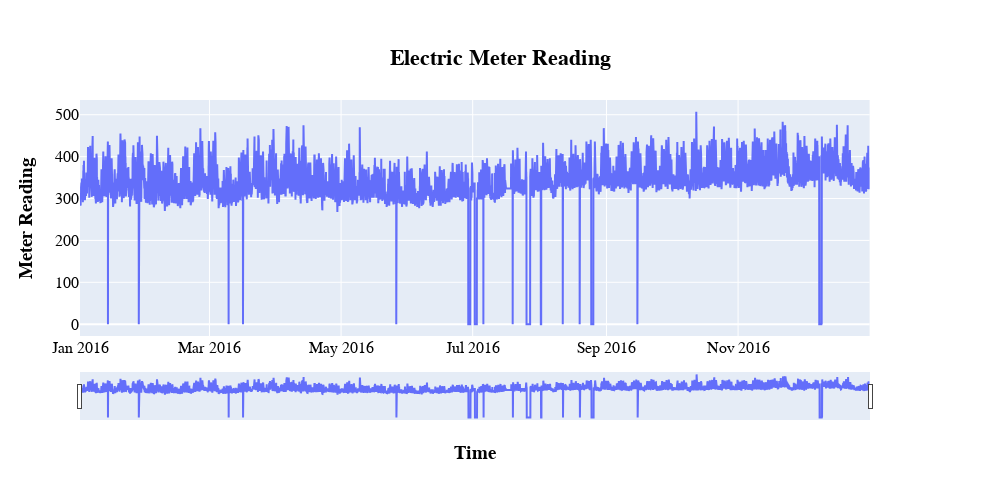

Write notebook code for a chart like this one.
### Markdown cell above
The energy consumption is in kWh (or equivalent). Note that this is real data with measurement error, which we expect will impose a baseline level of modeling error.

### Code cell
# Make subplot figure 
fig = make_subplots(specs=[[{"secondary_y": True}]])
fig.add_trace(go.Scatter(x=elec_consumption.index,
                         y=elec_consumption['meter_reading'],
                         name="Actual")) #line_color='lightblue'
fig.update_layout(xaxis_rangeslider_visible=True)
fig.update_layout(width=1000, height=500,
                      title= {'text': "<b>Electric Meter Reading<b>", 'y':0.9, 'x':0.5, 'xanchor': 'center', 'yanchor': 'top'},
                      xaxis_title="<b>Time<b>",
                      yaxis_title="<b>Meter Reading<b>",
                      font=dict(family="Courier New, monospace", size=16, color='black'))
fig.show()

### Figure 1 — Plotly figure (JSON) as saved in the notebook; plotly's stock layout.template omitted (floating-point values rounded to 4 significant figures; data arrays with more than 128 entries replaced by an {"elided": "..."} marker saying what was removed)
{"data": [{"name": "Actual", "type": "scatter", "x": {"elided": "8784 str values"}, "y": {"elided": "8784 int values"}}], "layout": {"font": {"color": "black", "family": "Courier New, monospace", "size": 16}, "height": 500, "title": {"text": "<b>Electric Meter Reading<b>", "x": 0.5, "xanchor": "center", "y": 0.9, "yanchor": "top"}, "width": 1000, "xaxis": {"anchor": "y", "autorange": true, "domain": [0, 0.94], "range": ["2016-01-01", "2016-12-31 23:00"], "rangeslider": {"autorange": true, "range": ["2016-01-01", "2016-12-31 23:00"], "visible": true, "yaxis": {"_template": null, "rangemode": "match"}}, "title": {"text": "<b>Time<b>"}, "type": "date"}, "yaxis": {"anchor": "x", "autorange": true, "domain": [0, 1], "range": [-28.17, 535.2], "title": {"text": "<b>Meter Reading<b>"}, "type": "linear"}, "yaxis2": {"anchor": "x", "overlaying": "y", "side": "right"}}}
